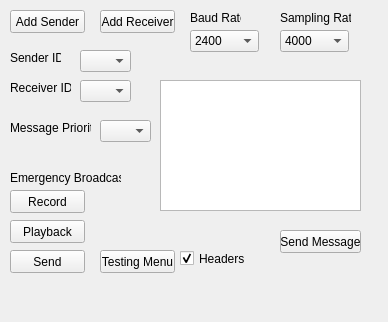
<?xml version="1.0" encoding="UTF-8"?>
<ui version="4.0">
 <class>SenderWindow</class>
 <widget class="QMainWindow" name="SenderWindow">
  <property name="geometry">
   <rect>
    <x>0</x>
    <y>0</y>
    <width>388</width>
    <height>322</height>
   </rect>
  </property>
  <property name="windowTitle">
   <string>Paging Transmitter</string>
  </property>
  <widget class="QWidget" name="centralWidget">
   <widget class="QTextEdit" name="msgTxt">
    <property name="geometry">
     <rect>
      <x>160</x>
      <y>80</y>
      <width>201</width>
      <height>131</height>
     </rect>
    </property>
   </widget>
   <widget class="QComboBox" name="senderCmb">
    <property name="geometry">
     <rect>
      <x>80</x>
      <y>50</y>
      <width>51</width>
      <height>22</height>
     </rect>
    </property>
   </widget>
   <widget class="QComboBox" name="receiverCmb">
    <property name="geometry">
     <rect>
      <x>80</x>
      <y>80</y>
      <width>51</width>
      <height>22</height>
     </rect>
    </property>
   </widget>
   <widget class="QPushButton" name="recordBtn">
    <property name="geometry">
     <rect>
      <x>10</x>
      <y>190</y>
      <width>75</width>
      <height>23</height>
     </rect>
    </property>
    <property name="text">
     <string>Record</string>
    </property>
   </widget>
   <widget class="QPushButton" name="playBtn">
    <property name="geometry">
     <rect>
      <x>10</x>
      <y>220</y>
      <width>75</width>
      <height>23</height>
     </rect>
    </property>
    <property name="text">
     <string>Playback</string>
    </property>
   </widget>
   <widget class="QPushButton" name="sendAudioBtn">
    <property name="geometry">
     <rect>
      <x>10</x>
      <y>250</y>
      <width>75</width>
      <height>23</height>
     </rect>
    </property>
    <property name="text">
     <string>Send</string>
    </property>
   </widget>
   <widget class="QLabel" name="emergBrdLbl">
    <property name="geometry">
     <rect>
      <x>10</x>
      <y>170</y>
      <width>111</width>
      <height>16</height>
     </rect>
    </property>
    <property name="text">
     <string>Emergency Broadcast</string>
    </property>
   </widget>
   <widget class="QPushButton" name="sendMsgBtn">
    <property name="geometry">
     <rect>
      <x>280</x>
      <y>230</y>
      <width>81</width>
      <height>23</height>
     </rect>
    </property>
    <property name="text">
     <string>Send Message</string>
    </property>
   </widget>
   <widget class="QLabel" name="senderIdLbl">
    <property name="geometry">
     <rect>
      <x>10</x>
      <y>50</y>
      <width>51</width>
      <height>16</height>
     </rect>
    </property>
    <property name="text">
     <string>Sender ID</string>
    </property>
   </widget>
   <widget class="QLabel" name="receiverIdLbl">
    <property name="geometry">
     <rect>
      <x>10</x>
      <y>80</y>
      <width>61</width>
      <height>16</height>
     </rect>
    </property>
    <property name="text">
     <string>Receiver ID</string>
    </property>
   </widget>
   <widget class="QPushButton" name="addSenderBtn">
    <property name="geometry">
     <rect>
      <x>10</x>
      <y>10</y>
      <width>75</width>
      <height>23</height>
     </rect>
    </property>
    <property name="text">
     <string>Add Sender</string>
    </property>
   </widget>
   <widget class="QPushButton" name="addReceiverBtn">
    <property name="geometry">
     <rect>
      <x>100</x>
      <y>10</y>
      <width>75</width>
      <height>23</height>
     </rect>
    </property>
    <property name="text">
     <string>Add Receiver</string>
    </property>
   </widget>
   <widget class="QComboBox" name="sampleCmb">
    <property name="geometry">
     <rect>
      <x>280</x>
      <y>30</y>
      <width>69</width>
      <height>22</height>
     </rect>
    </property>
    <item>
     <property name="text">
      <string>4000</string>
     </property>
    </item>
    <item>
     <property name="text">
      <string>8000</string>
     </property>
    </item>
    <item>
     <property name="text">
      <string>16000</string>
     </property>
    </item>
   </widget>
   <widget class="QLabel" name="brdSampleLbl">
    <property name="geometry">
     <rect>
      <x>280</x>
      <y>10</y>
      <width>71</width>
      <height>16</height>
     </rect>
    </property>
    <property name="text">
     <string>Sampling Rate</string>
    </property>
   </widget>
   <widget class="QLabel" name="baudRateLbl">
    <property name="geometry">
     <rect>
      <x>190</x>
      <y>10</y>
      <width>51</width>
      <height>16</height>
     </rect>
    </property>
    <property name="text">
     <string>Baud Rate</string>
    </property>
   </widget>
   <widget class="QComboBox" name="baudRateCmb">
    <property name="geometry">
     <rect>
      <x>190</x>
      <y>30</y>
      <width>69</width>
      <height>22</height>
     </rect>
    </property>
    <item>
     <property name="text">
      <string>2400</string>
     </property>
    </item>
    <item>
     <property name="text">
      <string>4800</string>
     </property>
    </item>
    <item>
     <property name="text">
      <string>9600</string>
     </property>
    </item>
    <item>
     <property name="text">
      <string>19200</string>
     </property>
    </item>
    <item>
     <property name="text">
      <string>38400</string>
     </property>
    </item>
    <item>
     <property name="text">
      <string>57600</string>
     </property>
    </item>
    <item>
     <property name="text">
      <string>115200</string>
     </property>
    </item>
   </widget>
   <widget class="QLabel" name="msgPriorityLbl">
    <property name="geometry">
     <rect>
      <x>10</x>
      <y>120</y>
      <width>81</width>
      <height>16</height>
     </rect>
    </property>
    <property name="text">
     <string>Message Priority</string>
    </property>
   </widget>
   <widget class="QComboBox" name="msgPriorityCmb">
    <property name="geometry">
     <rect>
      <x>100</x>
      <y>120</y>
      <width>51</width>
      <height>22</height>
     </rect>
    </property>
   </widget>
   <widget class="QPushButton" name="pushButton">
    <property name="geometry">
     <rect>
      <x>100</x>
      <y>250</y>
      <width>75</width>
      <height>23</height>
     </rect>
    </property>
    <property name="text">
     <string>Testing Menu</string>
    </property>
   </widget>
   <widget class="QCheckBox" name="headerChk">
    <property name="geometry">
     <rect>
      <x>180</x>
      <y>250</y>
      <width>70</width>
      <height>17</height>
     </rect>
    </property>
    <property name="text">
     <string>Headers</string>
    </property>
    <property name="checked">
     <bool>true</bool>
    </property>
   </widget>
  </widget>
  <widget class="QMenuBar" name="menuBar">
   <property name="geometry">
    <rect>
     <x>0</x>
     <y>0</y>
     <width>388</width>
     <height>21</height>
    </rect>
   </property>
  </widget>
 </widget>
 <layoutdefault spacing="6" margin="11"/>
 <resources/>
 <connections/>
</ui>
